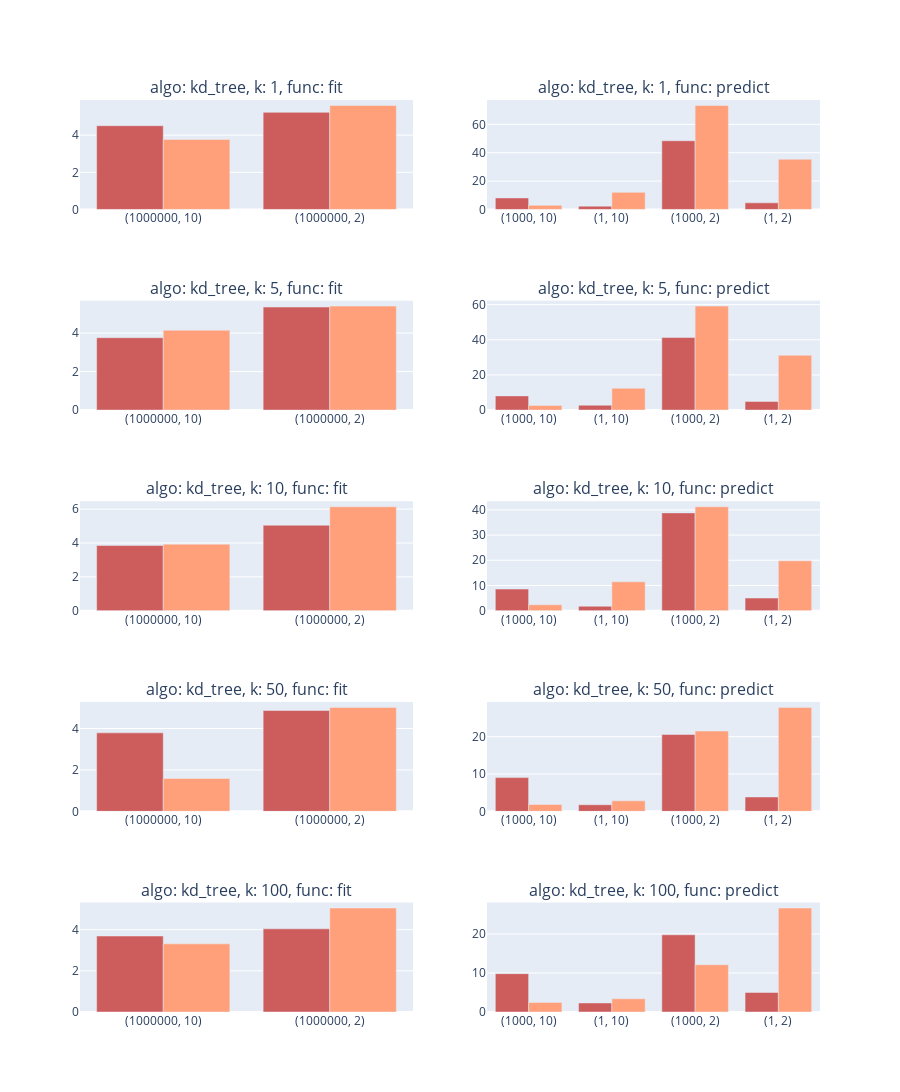

Notebook code cell kept with this figure:
### Code cell
merged_df_knn_grouped_kd_tree = merged_df_knn_kd_tree.groupby(['algorithm', 'n_neighbors', 'function'])

n_rows = 5
n_cols = 2
coordinates = [[j for j in range(n_cols)] for i in range(n_rows)]
for i in range(len(coordinates)):
    for j in range(len(coordinates[0])):
        coordinates[i][j] = (i + 1, j + 1)
coordinates = list(itertools.chain(*coordinates))

subplot_titles = ["algo: %s, k: %s, func: %s" % params for params, _ in merged_df_knn_grouped_kd_tree]
fig = make_subplots(rows=5, cols=2, subplot_titles=subplot_titles)

for (row, col), (params, df) in zip(coordinates, merged_df_knn_grouped_kd_tree):
    df = df.round(2)
    x1 = df[['n_samples', 'n_features']][df['n_jobs'] == 1]
    x1 = [f"({ns}, {nf})" for ns, nf in x1.values]
    y1 = df['speedup'][df['n_jobs'] == 1]
    fig.add_trace(
        go.Bar(
            x=x1,
            y=y1,
            name='n_jobs: 1',
            marker_color='indianred',
            hovertemplate=
            'function: <b>%{customdata[0]}</b><br>'+
            'n_samples: <b>%{customdata[1]}</b><br>'+
            'n_features: <b>%{customdata[2]}</b><br>'+
            'algo: <b>%{customdata[3]}</b><br>'+
            'n_jobs: <b>%{customdata[4]}</b><br>'+
            'n_neighbors: <b>%{customdata[5]}</b><br>'+
            'speedup: <b>%{customdata[6]}</b><br>'+
            '<extra></extra>',
            customdata = df[df['n_jobs'] == 1].values,
            showlegend = False
        ),
        row=row,
        col=col
    )

    x2 = df[['n_samples', 'n_features']][df['n_jobs'] == 1]
    x2 = [f"({ns}, {nf})" for ns, nf in x2.values]
    y2 = df['speedup'][df['n_jobs'] == -1]
    fig.add_trace(
        go.Bar(
            x=x2,
            y=y2,
            name='n_jobs: -1',
            marker_color='lightsalmon',
            hovertemplate=
            'function: <b>%{customdata[0]}</b><br>'+
            'n_samples: <b>%{customdata[1]}</b><br>'+
            'n_features: <b>%{customdata[2]}</b><br>'+
            'algo: <b>%{customdata[3]}</b><br>'+
            'n_jobs: <b>%{customdata[4]}</b><br>'+
            'n_neighbors: <b>%{customdata[5]}</b><br>'+
            'speedup: <b>%{customdata[6]}</b><br>'+
            '<extra></extra>',
            customdata = df[df['n_jobs'] == -1].values,
            showlegend = False
        ),
        row=row,
        col=col
    )
    
    title = title = "algo: %s, k: %s, func: %s" % params

fig.update_layout(height=1500, barmode='group', showlegend=False)
fig.show()

### Figure 1 — Plotly figure (JSON) as saved in the notebook; plotly's stock layout.template omitted (floating-point values rounded to 4 significant figures)
{"data": [{"customdata": [["KNeighborsClassifier_kd_tree", "sklearn", "fit", 2.5, 0.02, 10, 1000000, 10, "kd_tree", 1, 1, null, null, "daal4py", 0.55, 0.05, 10, null, null, 4.51], ["KNeighborsClassifier_kd_tree", "sklearn", "fit", 1.63, 0.08, 10, 1000000, 2, "kd_tree", 1, 1, null, null, "daal4py", 0.31, 0.01, 10, null, null, 5.23]], "hovertemplate": "function: <b>%{customdata[0]}</b><br>n_samples: <b>%{customdata[1]}</b><br>n_features: <b>%{customdata[2]}</b><br>algo: <b>%{customdata[3]}</b><br>n_jobs: <b>%{customdata[4]}</b><br>n_neighbors: <b>%{customdata[5]}</b><br>speedup: <b>%{customdata[6]}</b><br><extra></extra>", "marker": {"color": "indianred"}, "name": "n_jobs: 1", "showlegend": false, "type": "bar", "x": ["(1000000, 10)", "(1000000, 2)"], "xaxis": "x", "y": [4.51, 5.23], "yaxis": "y"}, {"customdata": [["KNeighborsClassifier_kd_tree", "sklearn", "fit", 2.51, 0.01, 10, 1000000, 10, "kd_tree", -1, 1, null, null, "daal4py", 0.66, 0.06, 10, null, null, 3.77], ["KNeighborsClassifier_kd_tree", "sklearn", "fit", 1.75, 0.16, 10, 1000000, 2, "kd_tree", -1, 1, null, null, "daal4py", 0.31, 0.01, 10, null, null, 5.6]], "hovertemplate": "function: <b>%{customdata[0]}</b><br>n_samples: <b>%{customdata[1]}</b><br>n_features: <b>%{customdata[2]}</b><br>algo: <b>%{customdata[3]}</b><br>n_jobs: <b>%{customdata[4]}</b><br>n_neighbors: <b>%{customdata[5]}</b><br>speedup: <b>%{customdata[6]}</b><br><extra></extra>", "marker": {"color": "lightsalmon"}, "name": "n_jobs: -1", "showlegend": false, "type": "bar", "x": ["(1000000, 10)", "(1000000, 2)"], "xaxis": "x", "y": [3.77, 5.6], "yaxis": "y"}, {"customdata": [["KNeighborsClassifier_kd_tree", "sklearn", "predict", 0.22, 0.02, null, 1000, 10, "kd_tree", 1, 1, 0.96, 0.96, "daal4py", 0.03, 0, null, 0.97, 0.97, 8.1], ["KNeighborsClassifier_kd_tree", "sklearn", "predict", 0, 0, null, 1, 10, "kd_tree", 1, 1, 0.96, 0.96, "daal4py", 0, 0, null, 0.97, 0.97, 2.33], ["KNeighborsClassifier_kd_tree", "sklearn", "predict", 0.03, 0, null, 1000, 2, "kd_tree", 1, 1, 0.97, 0.97, "daal4py", 0, 0, null, 0.97, 0.97, 48.46], ["KNeighborsClassifier_kd_tree", "sklearn", "predict", 0, 0, null, 1, 2, "kd_tree", 1, 1, 0.97, 0.97, "daal4py", 0, 0, null, 0.97, 0.97, 4.64]], "hovertemplate": "function: <b>%{customdata[0]}</b><br>n_samples: <b>%{customdata[1]}</b><br>n_features: <b>%{customdata[2]}</b><br>algo: <b>%{customdata[3]}</b><br>n_jobs: <b>%{customdata[4]}</b><br>n_neighbors: <b>%{customdata[5]}</b><br>speedup: <b>%{customdata[6]}</b><br><extra></extra>", "marker": {"color": "indianred"}, "name": "n_jobs: 1", "showlegend": false, "type": "bar", "x": ["(1000, 10)", "(1, 10)", "(1000, 2)", "(1, 2)"], "xaxis": "x2", "y": [8.1, 2.33, 48.46, 4.64], "yaxis": "y2"}, {"customdata": [["KNeighborsClassifier_kd_tree", "sklearn", "predict", 0.11, 0.01, null, 1000, 10, "kd_tree", -1, 1, 0.96, 0.96, "daal4py", 0.04, 0.01, null, 0.97, 0.97, 2.89], ["KNeighborsClassifier_kd_tree", "sklearn", "predict", 0, 0, null, 1, 10, "kd_tree", -1, 1, 0.96, 0.96, "daal4py", 0, 0, null, 0.97, 0.97, 12.06], ["KNeighborsClassifier_kd_tree", "sklearn", "predict", 0.05, 0.01, null, 1000, 2, "kd_tree", -1, 1, 0.97, 0.97, "daal4py", 0, 0, null, 0.97, 0.97, 73.35], ["KNeighborsClassifier_kd_tree", "sklearn", "predict", 0, 0, null, 1, 2, "kd_tree", -1, 1, 0.97, 0.97, "daal4py", 0, 0, null, 0.97, 0.97, 35.4]], "hovertemplate": "function: <b>%{customdata[0]}</b><br>n_samples: <b>%{customdata[1]}</b><br>n_features: <b>%{customdata[2]}</b><br>algo: <b>%{customdata[3]}</b><br>n_jobs: <b>%{customdata[4]}</b><br>n_neighbors: <b>%{customdata[5]}</b><br>speedup: <b>%{customdata[6]}</b><br><extra></extra>", "marker": {"color": "lightsalmon"}, "name": "n_jobs: -1", "showlegend": false, "type": "bar", "x": ["(1000, 10)", "(1, 10)", "(1000, 2)", "(1, 2)"], "xaxis": "x2", "y": [2.89, 12.06, 73.35, 35.4], "yaxis": "y2"}, {"customdata": [["KNeighborsClassifier_kd_tree", "sklearn", "fit", 1.96, 0.01, 10, 1000000, 10, "kd_tree", 1, 5, null, null, "daal4py", 0.52, 0.01, 10, null, null, 3.76], ["KNeighborsClassifier_kd_tree", "sklearn", "fit", 1.66, 0.02, 10, 1000000, 2, "kd_tree", 1, 5, null, null, "daal4py", 0.31, 0.01, 10, null, null, 5.35]], "hovertemplate": "function: <b>%{customdata[0]}</b><br>n_samples: <b>%{customdata[1]}</b><br>n_features: <b>%{customdata[2]}</b><br>algo: <b>%{customdata[3]}</b><br>n_jobs: <b>%{customdata[4]}</b><br>n_neighbors: <b>%{customdata[5]}</b><br>speedup: <b>%{customdata[6]}</b><br><extra></extra>", "marker": {"color": "indianred"}, "name": "n_jobs: 1", "showlegend": false, "type": "bar", "x": ["(1000000, 10)", "(1000000, 2)"], "xaxis": "x3", "y": [3.76, 5.35], "yaxis": "y3"}, {"customdata": [["KNeighborsClassifier_kd_tree", "sklearn", "fit", 2.59, 0.04, 10, 1000000, 10, "kd_tree", -1, 5, null, null, "daal4py", 0.62, 0.05, 10, null, null, 4.15], ["KNeighborsClassifier_kd_tree", "sklearn", "fit", 1.71, 0.03, 10, 1000000, 2, "kd_tree", -1, 5, null, null, "daal4py", 0.32, 0.02, 10, null, null, 5.4]], "hovertemplate": "function: <b>%{customdata[0]}</b><br>n_samples: <b>%{customdata[1]}</b><br>n_features: <b>%{customdata[2]}</b><br>algo: <b>%{customdata[3]}</b><br>n_jobs: <b>%{customdata[4]}</b><br>n_neighbors: <b>%{customdata[5]}</b><br>speedup: <b>%{customdata[6]}</b><br><extra></extra>", "marker": {"color": "lightsalmon"}, "name": "n_jobs: -1", "showlegend": false, "type": "bar", "x": ["(1000000, 10)", "(1000000, 2)"], "xaxis": "x3", "y": [4.15, 5.4], "yaxis": "y3"}, {"customdata": [["KNeighborsClassifier_kd_tree", "sklearn", "predict", 0.4, 0, null, 1000, 10, "kd_tree", 1, 5, 0.98, 0.98, "daal4py", 0.05, 0, null, 0.98, 0.97, 8.07], ["KNeighborsClassifier_kd_tree", "sklearn", "predict", 0, 0, null, 1, 10, "kd_tree", 1, 5, 0.98, 0.98, "daal4py", 0, 0, null, 0.98, 0.97, 2.77], ["KNeighborsClassifier_kd_tree", "sklearn", "predict", 0.03, 0, null, 1000, 2, "kd_tree", 1, 5, 0.98, 0.98, "daal4py", 0, 0, null, 0.98, 0.98, 41.27], ["KNeighborsClassifier_kd_tree", "sklearn", "predict", 0, 0, null, 1, 2, "kd_tree", 1, 5, 0.98, 0.98, "daal4py", 0, 0, null, 0.98, 0.98, 4.93]], "hovertemplate": "function: <b>%{customdata[0]}</b><br>n_samples: <b>%{customdata[1]}</b><br>n_features: <b>%{customdata[2]}</b><br>algo: <b>%{customdata[3]}</b><br>n_jobs: <b>%{customdata[4]}</b><br>n_neighbors: <b>%{customdata[5]}</b><br>speedup: <b>%{customdata[6]}</b><br><extra></extra>", "marker": {"color": "indianred"}, "name": "n_jobs: 1", "showlegend": false, "type": "bar", "x": ["(1000, 10)", "(1, 10)", "(1000, 2)", "(1, 2)"], "xaxis": "x4", "y": [8.07, 2.77, 41.27, 4.93], "yaxis": "y4"}, {"customdata": [["KNeighborsClassifier_kd_tree", "sklearn", "predict", 0.16, 0.01, null, 1000, 10, "kd_tree", -1, 5, 0.98, 0.98, "daal4py", 0.06, 0.01, null, 0.98, 0.97, 2.6], ["KNeighborsClassifier_kd_tree", "sklearn", "predict", 0, 0, null, 1, 10, "kd_tree", -1, 5, 0.98, 0.98, "daal4py", 0, 0, null, 0.98, 0.97, 12.4], ["KNeighborsClassifier_kd_tree", "sklearn", "predict", 0.04, 0.01, null, 1000, 2, "kd_tree", -1, 5, 0.98, 0.98, "daal4py", 0, 0, null, 0.98, 0.98, 59.14], ["KNeighborsClassifier_kd_tree", "sklearn", "predict", 0, 0, null, 1, 2, "kd_tree", -1, 5, 0.98, 0.98, "daal4py", 0, 0, null, 0.98, 0.98, 31.21]], "hovertemplate": "function: <b>%{customdata[0]}</b><br>n_samples: <b>%{customdata[1]}</b><br>n_features: <b>%{customdata[2]}</b><br>algo: <b>%{customdata[3]}</b><br>n_jobs: <b>%{customdata[4]}</b><br>n_neighbors: <b>%{customdata[5]}</b><br>speedup: <b>%{customdata[6]}</b><br><extra></extra>", "marker": {"color": "lightsalmon"}, "name": "n_jobs: -1", "showlegend": false, "type": "bar", "x": ["(1000, 10)", "(1, 10)", "(1000, 2)", "(1, 2)"], "xaxis": "x4", "y": [2.6, 12.4, 59.14, 31.21], "yaxis": "y4"}, {"customdata": [["KNeighborsClassifier_kd_tree", "sklearn", "fit", 2.03, 0.02, 10, 1000000, 10, "kd_tree", 1, 10, null, null, "daal4py", 0.53, 0.01, 10, null, null, 3.85], ["KNeighborsClassifier_kd_tree", "sklearn", "fit", 1.64, 0, 10, 1000000, 2, "kd_tree", 1, 10, null, null, "daal4py", 0.32, 0.01, 10, null, null, 5.05]], "hovertemplate": "function: <b>%{customdata[0]}</b><br>n_samples: <b>%{customdata[1]}</b><br>n_features: <b>%{customdata[2]}</b><br>algo: <b>%{customdata[3]}</b><br>n_jobs: <b>%{customdata[4]}</b><br>n_neighbors: <b>%{customdata[5]}</b><br>speedup: <b>%{customdata[6]}</b><br><extra></extra>", "marker": {"color": "indianred"}, "name": "n_jobs: 1", "showlegend": false, "type": "bar", "x": ["(1000000, 10)", "(1000000, 2)"], "xaxis": "x5", "y": [3.85, 5.05], "yaxis": "y5"}, {"customdata": [["KNeighborsClassifier_kd_tree", "sklearn", "fit", 2.38, 0.02, 10, 1000000, 10, "kd_tree", -1, 10, null, null, "daal4py", 0.61, 0.03, 10, null, null, 3.93], ["KNeighborsClassifier_kd_tree", "sklearn", "fit", 1.93, 0.09, 10, 1000000, 2, "kd_tree", -1, 10, null, null, "daal4py", 0.31, 0.01, 10, null, null, 6.14]], "hovertemplate": "function: <b>%{customdata[0]}</b><br>n_samples: <b>%{customdata[1]}</b><br>n_features: <b>%{customdata[2]}</b><br>algo: <b>%{customdata[3]}</b><br>n_jobs: <b>%{customdata[4]}</b><br>n_neighbors: <b>%{customdata[5]}</b><br>speedup: <b>%{customdata[6]}</b><br><extra></extra>", "marker": {"color": "lightsalmon"}, "name": "n_jobs: -1", "showlegend": false, "type": "bar", "x": ["(1000000, 10)", "(1000000, 2)"], "xaxis": "x5", "y": [3.93, 6.14], "yaxis": "y5"}, {"customdata": [["KNeighborsClassifier_kd_tree", "sklearn", "predict", 0.55, 0.01, null, 1000, 10, "kd_tree", 1, 10, 0.98, 0.98, "daal4py", 0.06, 0, null, 0.98, 0.98, 8.6], ["KNeighborsClassifier_kd_tree", "sklearn", "predict", 0, 0, null, 1, 10, "kd_tree", 1, 10, 0.98, 0.98, "daal4py", 0, 0, null, 0.98, 0.98, 1.78], ["KNeighborsClassifier_kd_tree", "sklearn", "predict", 0.03, 0, null, 1000, 2, "kd_tree", 1, 10, 0.98, 0.98, "daal4py", 0, 0, null, 0.98, 0.98, 38.79], ["KNeighborsClassifier_kd_tree", "sklearn", "predict", 0, 0, null, 1, 2, "kd_tree", 1, 10, 0.98, 0.98, "daal4py", 0, 0, null, 0.98, 0.98, 5.03]], "hovertemplate": "function: <b>%{customdata[0]}</b><br>n_samples: <b>%{customdata[1]}</b><br>n_features: <b>%{customdata[2]}</b><br>algo: <b>%{customdata[3]}</b><br>n_jobs: <b>%{customdata[4]}</b><br>n_neighbors: <b>%{customdata[5]}</b><br>speedup: <b>%{customdata[6]}</b><br><extra></extra>", "marker": {"color": "indianred"}, "name": "n_jobs: 1", "showlegend": false, "type": "bar", "x": ["(1000, 10)", "(1, 10)", "(1000, 2)", "(1, 2)"], "xaxis": "x6", "y": [8.6, 1.78, 38.79, 5.03], "yaxis": "y6"}, {"customdata": [["KNeighborsClassifier_kd_tree", "sklearn", "predict", 0.21, 0.02, null, 1000, 10, "kd_tree", -1, 10, 0.98, 0.98, "daal4py", 0.09, 0.02, null, 0.98, 0.98, 2.35], ["KNeighborsClassifier_kd_tree", "sklearn", "predict", 0, 0, null, 1, 10, "kd_tree", -1, 10, 0.98, 0.98, "daal4py", 0, 0, null, 0.98, 0.98, 11.46], ["KNeighborsClassifier_kd_tree", "sklearn", "predict", 0.03, 0, null, 1000, 2, "kd_tree", -1, 10, 0.98, 0.98, "daal4py", 0, 0, null, 0.98, 0.98, 41.22], ["KNeighborsClassifier_kd_tree", "sklearn", "predict", 0, 0, null, 1, 2, "kd_tree", -1, 10, 0.98, 0.98, "daal4py", 0, 0, null, 0.98, 0.98, 19.78]], "hovertemplate": "function: <b>%{customdata[0]}</b><br>n_samples: <b>%{customdata[1]}</b><br>n_features: <b>%{customdata[2]}</b><br>algo: <b>%{customdata[3]}</b><br>n_jobs: <b>%{customdata[4]}</b><br>n_neighbors: <b>%{customdata[5]}</b><br>speedup: <b>%{customdata[6]}</b><br><extra></extra>", "marker": {"color": "lightsalmon"}, "name": "n_jobs: -1", "showlegend": false, "type": "bar", "x": ["(1000, 10)", "(1, 10)", "(1000, 2)", "(1, 2)"], "xaxis": "x6", "y": [2.35, 11.46, 41.22, 19.78], "yaxis": "y6"}, {"customdata": [["KNeighborsClassifier_kd_tree", "sklearn", "fit", 2.01, 0.04, 10, 1000000, 10, "kd_tree", 1, 50, null, null, "daal4py", 0.53, 0.01, 10, null, null, 3.79], ["KNeighborsClassifier_kd_tree", "sklearn", "fit", 1.52, 0.01, 10, 1000000, 2, "kd_tree", 1, 50, null, null, "daal4py", 0.31, 0.02, 10, null, null, 4.87]], "hovertemplate": "function: <b>%{customdata[0]}</b><br>n_samples: <b>%{customdata[1]}</b><br>n_features: <b>%{customdata[2]}</b><br>algo: <b>%{customdata[3]}</b><br>n_jobs: <b>%{customdata[4]}</b><br>n_neighbors: <b>%{customdata[5]}</b><br>speedup: <b>%{customdata[6]}</b><br><extra></extra>", "marker": {"color": "indianred"}, "name": "n_jobs: 1", "showlegend": false, "type": "bar", "x": ["(1000000, 10)", "(1000000, 2)"], "xaxis": "x7", "y": [3.79, 4.87], "yaxis": "y7"}, {"customdata": [["KNeighborsClassifier_kd_tree", "sklearn", "fit", 2.73, 0.1, 10, 1000000, 10, "kd_tree", -1, 50, null, null, "daal4py", 1.72, 0.42, 10, null, null, 1.59], ["KNeighborsClassifier_kd_tree", "sklearn", "fit", 1.62, 0.05, 10, 1000000, 2, "kd_tree", -1, 50, null, null, "daal4py", 0.32, 0.02, 10, null, null, 5.02]], "hovertemplate": "function: <b>%{customdata[0]}</b><br>n_samples: <b>%{customdata[1]}</b><br>n_features: <b>%{customdata[2]}</b><br>algo: <b>%{customdata[3]}</b><br>n_jobs: <b>%{customdata[4]}</b><br>n_neighbors: <b>%{customdata[5]}</b><br>speedup: <b>%{customdata[6]}</b><br><extra></extra>", "marker": {"color": "lightsalmon"}, "name": "n_jobs: -1", "showlegend": false, "type": "bar", "x": ["(1000000, 10)", "(1000000, 2)"], "xaxis": "x7", "y": [1.59, 5.02], "yaxis": "y7"}, {"customdata": [["KNeighborsClassifier_kd_tree", "sklearn", "predict", 1.06, 0, null, 1000, 10, "kd_tree", 1, 50, 0.98, 0.98, "daal4py", 0.12, 0, null, 0.97, 0.97, 9.04], ["KNeighborsClassifier_kd_tree", "sklearn", "predict", 0, 0, null, 1, 10, "kd_tree", 1, 50, 0.98, 0.98, "daal4py", 0, 0, null, 0.97, 0.97, 1.77], ["KNeighborsClassifier_kd_tree", "sklearn", "predict", 0.04, 0, null, 1000, 2, "kd_tree", 1, 50, 0.98, 0.98, "daal4py", 0, 0, null, 0.98, 0.98, 20.59], ["KNeighborsClassifier_kd_tree", "sklearn", "predict", 0, 0, null, 1, 2, "kd_tree", 1, 50, 0.98, 0.98, "daal4py", 0, 0, null, 0.98, 0.98, 3.85]], "hovertemplate": "function: <b>%{customdata[0]}</b><br>n_samples: <b>%{customdata[1]}</b><br>n_features: <b>%{customdata[2]}</b><br>algo: <b>%{customdata[3]}</b><br>n_jobs: <b>%{customdata[4]}</b><br>n_neighbors: <b>%{customdata[5]}</b><br>speedup: <b>%{customdata[6]}</b><br><extra></extra>", "marker": {"color": "indianred"}, "name": "n_jobs: 1", "showlegend": false, "type": "bar", "x": ["(1000, 10)", "(1, 10)", "(1000, 2)", "(1, 2)"], "xaxis": "x8", "y": [9.04, 1.77, 20.59, 3.85], "yaxis": "y8"}, {"customdata": [["KNeighborsClassifier_kd_tree", "sklearn", "predict", 0.41, 0.02, null, 1000, 10, "kd_tree", -1, 50, 0.98, 0.98, "daal4py", 0.22, 0.04, null, 0.97, 0.97, 1.86], ["KNeighborsClassifier_kd_tree", "sklearn", "predict", 0, 0, null, 1, 10, "kd_tree", -1, 50, 0.98, 0.98, "daal4py", 0, 0, null, 0.97, 0.97, 2.81], ["KNeighborsClassifier_kd_tree", "sklearn", "predict", 0.04, 0, null, 1000, 2, "kd_tree", -1, 50, 0.98, 0.98, "daal4py", 0, 0, null, 0.98, 0.98, 21.52], ["KNeighborsClassifier_kd_tree", "sklearn", "predict", 0, 0, null, 1, 2, "kd_tree", -1, 50, 0.98, 0.98, "daal4py", 0, 0, null, 0.98, 0.98, 27.86]], "hovertemplate": "function: <b>%{customdata[0]}</b><br>n_samples: <b>%{customdata[1]}</b><br>n_features: <b>%{customdata[2]}</b><br>algo: <b>%{customdata[3]}</b><br>n_jobs: <b>%{customdata[4]}</b><br>n_neighbors: <b>%{customdata[5]}</b><br>speedup: <b>%{customdata[6]}</b><br><extra></extra>", "marker": {"color": "lightsalmon"}, "name": "n_jobs: -1", "showlegend": false, "type": "bar", "x": ["(1000, 10)", "(1, 10)", "(1000, 2)", "(1, 2)"], "xaxis": "x8", "y": [1.86, 2.81, 21.52, 27.86], "yaxis": "y8"}, {"customdata": [["KNeighborsClassifier_kd_tree", "sklearn", "fit", 1.97, 0, 10, 1000000, 10, "kd_tree", 1, 100, null, null, "daal4py", 0.53, 0.01, 10, null, null, 3.69], ["KNeighborsClassifier_kd_tree", "sklearn", "fit", 1.57, 0.03, 10, 1000000, 2, "kd_tree", 1, 100, null, null, "daal4py", 0.39, 0.04, 10, null, null, 4.04]], "hovertemplate": "function: <b>%{customdata[0]}</b><br>n_samples: <b>%{customdata[1]}</b><br>n_features: <b>%{customdata[2]}</b><br>algo: <b>%{customdata[3]}</b><br>n_jobs: <b>%{customdata[4]}</b><br>n_neighbors: <b>%{customdata[5]}</b><br>speedup: <b>%{customdata[6]}</b><br><extra></extra>", "marker": {"color": "indianred"}, "name": "n_jobs: 1", "showlegend": false, "type": "bar", "x": ["(1000000, 10)", "(1000000, 2)"], "xaxis": "x9", "y": [3.69, 4.04], "yaxis": "y9"}, {"customdata": [["KNeighborsClassifier_kd_tree", "sklearn", "fit", 2.57, 0.02, 10, 1000000, 10, "kd_tree", -1, 100, null, null, "daal4py", 0.78, 0.14, 10, null, null, 3.31], ["KNeighborsClassifier_kd_tree", "sklearn", "fit", 1.57, 0.01, 10, 1000000, 2, "kd_tree", -1, 100, null, null, "daal4py", 0.31, 0.01, 10, null, null, 5.05]], "hovertemplate": "function: <b>%{customdata[0]}</b><br>n_samples: <b>%{customdata[1]}</b><br>n_features: <b>%{customdata[2]}</b><br>algo: <b>%{customdata[3]}</b><br>n_jobs: <b>%{customdata[4]}</b><br>n_neighbors: <b>%{customdata[5]}</b><br>speedup: <b>%{customdata[6]}</b><br><extra></extra>", "marker": {"color": "lightsalmon"}, "name": "n_jobs: -1", "showlegend": false, "type": "bar", "x": ["(1000000, 10)", "(1000000, 2)"], "xaxis": "x9", "y": [3.31, 5.05], "yaxis": "y9"}, {"customdata": [["KNeighborsClassifier_kd_tree", "sklearn", "predict", 1.54, 0.13, null, 1000, 10, "kd_tree", 1, 100, 0.98, 0.98, "daal4py", 0.16, 0.01, null, 0.97, 0.97, 9.82], ["KNeighborsClassifier_kd_tree", "sklearn", "predict", 0, 0, null, 1, 10, "kd_tree", 1, 100, 0.98, 0.98, "daal4py", 0, 0, null, 0.97, 0.97, 2.32], ["KNeighborsClassifier_kd_tree", "sklearn", "predict", 0.07, 0.01, null, 1000, 2, "kd_tree", 1, 100, 0.98, 0.98, "daal4py", 0, 0, null, 0.98, 0.98, 19.79], ["KNeighborsClassifier_kd_tree", "sklearn", "predict", 0, 0, null, 1, 2, "kd_tree", 1, 100, 0.98, 0.98, "daal4py", 0, 0, null, 0.98, 0.98, 5.02]], "hovertemplate": "function: <b>%{customdata[0]}</b><br>n_samples: <b>%{customdata[1]}</b><br>n_features: <b>%{customdata[2]}</b><br>algo: <b>%{customdata[3]}</b><br>n_jobs: <b>%{customdata[4]}</b><br>n_neighbors: <b>%{customdata[5]}</b><br>speedup: <b>%{customdata[6]}</b><br><extra></extra>", "marker": {"color": "indianred"}, "name": "n_jobs: 1", "showlegend": false, "type": "bar", "x": ["(1000, 10)", "(1, 10)", "(1000, 2)", "(1, 2)"], "xaxis": "x10", "y": [9.82, 2.32, 19.79, 5.02], "yaxis": "y10"}, {"customdata": [["KNeighborsClassifier_kd_tree", "sklearn", "predict", 0.49, 0.01, null, 1000, 10, "kd_tree", -1, 100, 0.98, 0.98, "daal4py", 0.2, 0.01, null, 0.97, 0.97, 2.46], ["KNeighborsClassifier_kd_tree", "sklearn", "predict", 0, 0, null, 1, 10, "kd_tree", -1, 100, 0.98, 0.98, "daal4py", 0, 0, null, 0.97, 0.97, 3.38], ["KNeighborsClassifier_kd_tree", "sklearn", "predict", 0.05, 0, null, 1000, 2, "kd_tree", -1, 100, 0.98, 0.98, "daal4py", 0, 0, null, 0.98, 0.98, 12.11], ["KNeighborsClassifier_kd_tree", "sklearn", "predict", 0, 0, null, 1, 2, "kd_tree", -1, 100, 0.98, 0.98, "daal4py", 0, 0, null, 0.98, 0.98, 26.65]], "hovertemplate": "function: <b>%{customdata[0]}</b><br>n_samples: <b>%{customdata[1]}</b><br>n_features: <b>%{customdata[2]}</b><br>algo: <b>%{customdata[3]}</b><br>n_jobs: <b>%{customdata[4]}</b><br>n_neighbors: <b>%{customdata[5]}</b><br>speedup: <b>%{customdata[6]}</b><br><extra></extra>", "marker": {"color": "lightsalmon"}, "name": "n_jobs: -1", "showlegend": false, "type": "bar", "x": ["(1000, 10)", "(1, 10)", "(1000, 2)", "(1, 2)"], "xaxis": "x10", "y": [2.46, 3.38, 12.11, 26.65], "yaxis": "y10"}], "layout": {"annotations": [{"font": {"size": 16}, "showarrow": false, "text": "algo: kd_tree, k: 1, func: fit", "x": 0.225, "xanchor": "center", "xref": "paper", "y": 1, "yanchor": "bottom", "yref": "paper"}, {"font": {"size": 16}, "showarrow": false, "text": "algo: kd_tree, k: 1, func: predict", "x": 0.775, "xanchor": "center", "xref": "paper", "y": 1, "yanchor": "bottom", "yref": "paper"}, {"font": {"size": 16}, "showarrow": false, "text": "algo: kd_tree, k: 5, func: fit", "x": 0.225, "xanchor": "center", "xref": "paper", "y": 0.78, "yanchor": "bottom", "yref": "paper"}, {"font": {"size": 16}, "showarrow": false, "text": "algo: kd_tree, k: 5, func: predict", "x": 0.775, "xanchor": "center", "xref": "paper", "y": 0.78, "yanchor": "bottom", "yref": "paper"}, {"font": {"size": 16}, "showarrow": false, "text": "algo: kd_tree, k: 10, func: fit", "x": 0.225, "xanchor": "center", "xref": "paper", "y": 0.56, "yanchor": "bottom", "yref": "paper"}, {"font": {"size": 16}, "showarrow": false, "text": "algo: kd_tree, k: 10, func: predict", "x": 0.775, "xanchor": "center", "xref": "paper", "y": 0.56, "yanchor": "bottom", "yref": "paper"}, {"font": {"size": 16}, "showarrow": false, "text": "algo: kd_tree, k: 50, func: fit", "x": 0.225, "xanchor": "center", "xref": "paper", "y": 0.34, "yanchor": "bottom", "yref": "paper"}, {"font": {"size": 16}, "showarrow": false, "text": "algo: kd_tree, k: 50, func: predict", "x": 0.775, "xanchor": "center", "xref": "paper", "y": 0.34, "yanchor": "bottom", "yref": "paper"}, {"font": {"size": 16}, "showarrow": false, "text": "algo: kd_tree, k: 100, func: fit", "x": 0.225, "xanchor": "center", "xref": "paper", "y": 0.12, "yanchor": "bottom", "yref": "paper"}, {"font": {"size": 16}, "showarrow": false, "text": "algo: kd_tree, k: 100, func: predict", "x": 0.775, "xanchor": "center", "xref": "paper", "y": 0.12, "yanchor": "bottom", "yref": "paper"}], "barmode": "group", "height": 1500, "showlegend": false, "xaxis": {"anchor": "y", "domain": [0, 0.45]}, "xaxis10": {"anchor": "y10", "domain": [0.55, 1]}, "xaxis2": {"anchor": "y2", "domain": [0.55, 1]}, "xaxis3": {"anchor": "y3", "domain": [0, 0.45]}, "xaxis4": {"anchor": "y4", "domain": [0.55, 1]}, "xaxis5": {"anchor": "y5", "domain": [0, 0.45]}, "xaxis6": {"anchor": "y6", "domain": [0.55, 1]}, "xaxis7": {"anchor": "y7", "domain": [0, 0.45]}, "xaxis8": {"anchor": "y8", "domain": [0.55, 1]}, "xaxis9": {"anchor": "y9", "domain": [0, 0.45]}, "yaxis": {"anchor": "x", "domain": [0.88, 1]}, "yaxis10": {"anchor": "x10", "domain": [0, 0.12]}, "yaxis2": {"anchor": "x2", "domain": [0.88, 1]}, "yaxis3": {"anchor": "x3", "domain": [0.66, 0.78]}, "yaxis4": {"anchor": "x4", "domain": [0.66, 0.78]}, "yaxis5": {"anchor": "x5", "domain": [0.44, 0.56]}, "yaxis6": {"anchor": "x6", "domain": [0.44, 0.56]}, "yaxis7": {"anchor": "x7", "domain": [0.22, 0.34]}, "yaxis8": {"anchor": "x8", "domain": [0.22, 0.34]}, "yaxis9": {"anchor": "x9", "domain": [0, 0.12]}}}
